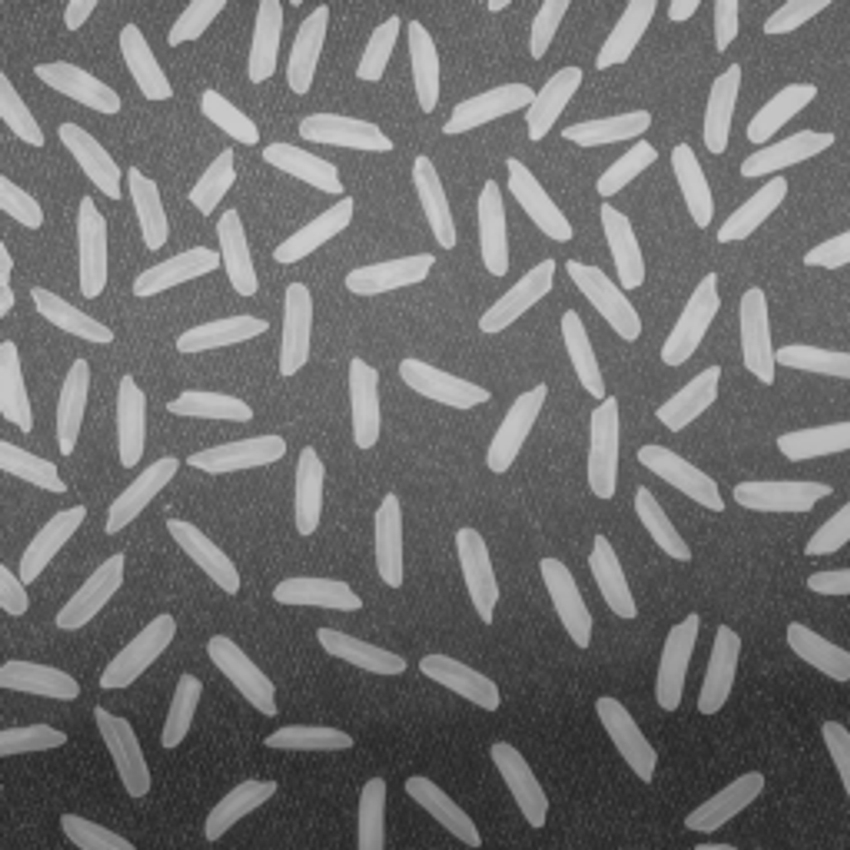
#> input picture images/gray/rice.jpg, 850 x 850 px
$ python example_8_cc.py   (older library calls are emulated)
#> lines starting #> are read from the running program, lines starting #| are printed output that depends on the picture; after the words box and inside, x2 and y2 are one past the last pixel; in counts of white or black regions, pixels touching at a corner belong together
### pai_basis/pai_io.py
'''
Created on Aug 1, 2019

@author: jsaavedr
io functions
'''
import skimage.io as skio
import numpy as np
import basis

def imread(filename, as_gray = False):
#> called with filename = '../images/gray/rice.jpg', as_gray = True
    image = skio.imread(filename, as_gray = as_gray)
#> image is the input picture: shape (850, 850); min 36, max 207, mean 111.3
    if image.dtype == np.float64 :
        image = basis.to_uint8(image)
    return image

### pai_basis/basis.py
'''
pai_basic.basis module
A set of basic functions to operate on gray-scale images
@author: jsaavedr
'''
import numpy as np
import scipy.ndimage.filters as nd_filters

#get histogram of an image
def get_histogram(gray_im):
    h=np.zeros(256, dtype=np.float32)
    for i in range(gray_im.shape[0]):
        for j in range(gray_im.shape[1]):
            h[gray_im[i,j]]+=1.0
    return h
#----------------------------------------------
def threshold(gray_im, th):
    bin_im = np.zeros(gray_im.shape, np.uint8)
    bin_im[gray_im>=th]=1
    return bin_im
#----------------------------------------------
#compute accum
def get_accum(histogram, length=256):
    accum=np.zeros(length)
    accum[0]=histogram[0]
    for i in range(1,length):
        accum[i]=accum[i-1]+histogram[i]
    return accum

#det otsu
def get_threshold_otsu(gray_im):
    h = get_histogram(gray_im)
#> h = 256 values, max 16884 at index 104, min 0 at index 0, mean 2822.3
    h = h / np.sum(h)
#> h = 256 values, max 0.0234 at index 104, min 0 at index 0, mean 0.00391
    accum = get_accum(h)
#> after the loop in get_accum, `for i in range(1,length):`: accum = 256 values from 0 to 1
#> accum = 256 values from 0 to 1
    media_t = np.zeros(256,  np.float32)
    #compute media for each t in [0..255]
    for i in range(0,256):
        media_t[i] = media_t[i-1] + i*h[i]
#> after the loop, media_t = 256 values from 0 to 111.3
    mu = media_t[255]
#> mu = 111.3
    best_t = 0
    best_val = 0
    eps = 0.0001
    for t in range(1,256):
        w0 = accum[t]
        w1 = 1.0 - w0
        mu_0 = media_t[t] / (w0 + eps)
        mu_1 = (mu - media_t[t]) / (w1 + eps)
        val = w0*(mu_0 - mu)*(mu_0 - mu) + w1*(mu_1 - mu)*(mu_1 - mu)
        if val > best_val:
            best_val = val
            best_t = t
#> this loop made 255 passes
#> (w0, w1, mu_0, mu_1, val, best_val) on passes 1, 36, 37, 38, 39, 40, 41, 42, 43, 44, 45, 46: (0, 1, 0, 111.3, 0.000124, 0.000124), (1.38e-06, 1, 0.491, 111.3, 0.0171, 0.0171), (2.77e-06, 1, 0.983, 111.3, 0.0338, 0.0338), (9.69e-06, 1, 3.32, 111.3, 0.113, 0.113), (6.92e-05, 1, 15.87, 111.3, 0.63, 0.63), (0.000306, 1, 29.94, 111.3, 2.03, 2.03), (0.000905, 0.999, 36.53, 111.4, 5.06, 5.06), (0.00203, 0.998, 39.42, 111.4, 10.52, 10.52), (0.00376, 0.996, 41.02, 111.6, 18.65, 18.65), (0.00651, 0.993, 42.26, 111.7, 31.2, 31.2), (0.0104, 0.99, 43.28, 112, 48.7, 48.7), (0.0156, 0.984, 44.17, 112.4, 71.26, 71.26)
#> (w0, w1, mu_0, mu_1, val) on passes 2 to 7: (0, 1, 0, 111.3, 0.000124), (0, 1, 0, 111.3, 0.000124), (0, 1, 0, 111.3, 0.000124), (0, 1, 0, 111.3, 0.000124), (0, 1, 0, 111.3, 0.000124), (0, 1, 0, 111.3, 0.000124)
#> after the loop, best_t = 131; best_val = 1312.8
    return best_t

#equalization
# [54 lines left out: functions equalize_image, get_gaussian2d, constrast_stretching, to_uint8, add_gaussian_noise, get_borde, not called in this run]

### pai_basis/bw.py
'''
Created on Aug 7, 2019

@author: jsaavedr
'''
import numpy as np
import skimage.measure as measure

# [5 lines left out: function is_valid, not called in this run]


#getCC
def get_ccomponents(bw_image):
    print("--labeling ")
    bw_sets, n_cc = measure.label(bw_image, return_num = True)
    print("--labeling OK")
    cc_list = []
    for i_cc in range(1, n_cc+1):
        inds=np.where(bw_sets == i_cc)
        points = list(zip(inds[0].tolist(), inds[1].tolist()))
        min_y = inds[0].min()
        max_y = inds[0].max()
        min_x = inds[1].min()
        max_x = inds[1].max()
        bbox = (min_y, min_x, max_y - min_y + 1, max_x - min_x + 1)
        boundary = get_boundary(points)
        cc_list.append({'id': i_cc,
                        'points' : points,
                        'size': len(points),
                        'bbox': bbox,
                        'boundary': boundary})
    return cc_list

# remove components with size < target_size
def remove_small_components(cc_list, target_size):
    to_keep = []
    for i, cc in enumerate(cc_list):
        if (cc['size'] >= target_size):
            to_keep.append(i)
    new_cc_list = [cc_list[index] for index in to_keep]
    return new_cc_list

def cc2image(cc_list, image_shape, type='points'):
    '''
    cc_list : the list of connected components
    image_shape: the target shape
    type : 'points' or 'boundary'
    '''
    image = np.zeros(image_shape)
    for cc in cc_list:
        rows, cols = zip(*cc[type])
        image[rows, cols] = 1
    return image

# digital topology: getBoundary
def get_boundary(cc_points):
    #print (cc_points)
    if len(cc_points) == 1:
        return cc_points
    rows = [p[0] for p in cc_points]
    cols = [p[1] for p in cc_points]

    min_x = np.min(cols)
    min_y = np.min(rows)
    max_x = np.max(cols)
    max_y = np.max(rows)

    height = max_y - min_y + 1 + 2
    width = max_x - min_x + 1 + 2

    # creating a simple representation of the component
    cc_array = np.zeros([height, width], np.float32)
    # cc_rows and cc_cols with respect to the cc's size
    cc_rows = rows - min_y + 1
    cc_cols = cols - min_x + 1
    cc_array[ cc_rows, cc_cols ] = 1
    #print(cc_array)
    #neighbors
    l_r=[ 0, -1, -1, -1, 0, 1, 1,  1]
    l_c=[-1, -1,  0,  1, 1, 1, 0, -1]
    i = cc_rows[0]
    j = cc_cols[0]
    end = False
    p1_set = False
    P = (i,j)
    contour = [P]
    # first point is P
    # point at  right is Q
    idx_q = 0
    P0 = P
    P1 = (-1,-1)
    #Q0 = (i + l_r[0], j + l_c[0])
    while not end:
        Pant = P
        i = P[0]
        j = P[1]
        idx = idx_q
        #print("{} {} {} ".format(i,j,idx))
        #-------------------------------------------------------
        # moving  Q  P until Q=0 and P=1
        P = (i + l_r[idx], j + l_c[idx])
        Q = (i + l_r[ (idx -1 + 8) % 8], j + l_c[(idx -1 + 8) % 8])
        while cc_array[P] != 1  or cc_array[Q] != 0 :
            idx = (idx + 1 ) % 8
            Q = P
            P = (i + l_r[ idx ], j + l_c[ idx ])
        #-------------------------------------------------------
        #redefining the position of Q with respect to P
        if P[0] - Q[0] > 0 :
            idx_q = 2
        elif P[0] - Q[0] < 0 :
            idx_q = 6
        elif P[1] - Q[1] > 0:
            idx_q = 0
        elif P[1] - Q[1] < 0:
            idx_q = 4
        else:
            raise  ValueError("something wrong")
        # stop condition
        if P == P1 and Pant == P0:
            end = True
        else:
            contour.append(P)
        if not p1_set :
            P1 = P
            p1_set = True

    # getting back to the real coordinates
    rows_p = [p[0] for p in contour ]
    cols_p = [p[1] for p in contour ]
    rows_p = rows_p + min_y - 1
    cols_p = cols_p + min_x - 1
    contour = list(zip(rows_p, cols_p))
    return contour

### pai_basis/example_8_cc.py
'''
Created on Aug 8, 2019

@author: jsaavedr
'''

import basis
import pai_io
import bw
import skimage.measure as measure
import matplotlib.pyplot as plt
import scipy.ndimage.morphology as morph
if __name__ == '__main__' :
    filename ='../images/gray/rice.jpg'
    image=pai_io.imread(filename, as_gray = True)
    #image processing
    th_otsu = basis.get_threshold_otsu(image)
#> th_otsu = 131
    bin_image = basis.threshold(image, th_otsu)
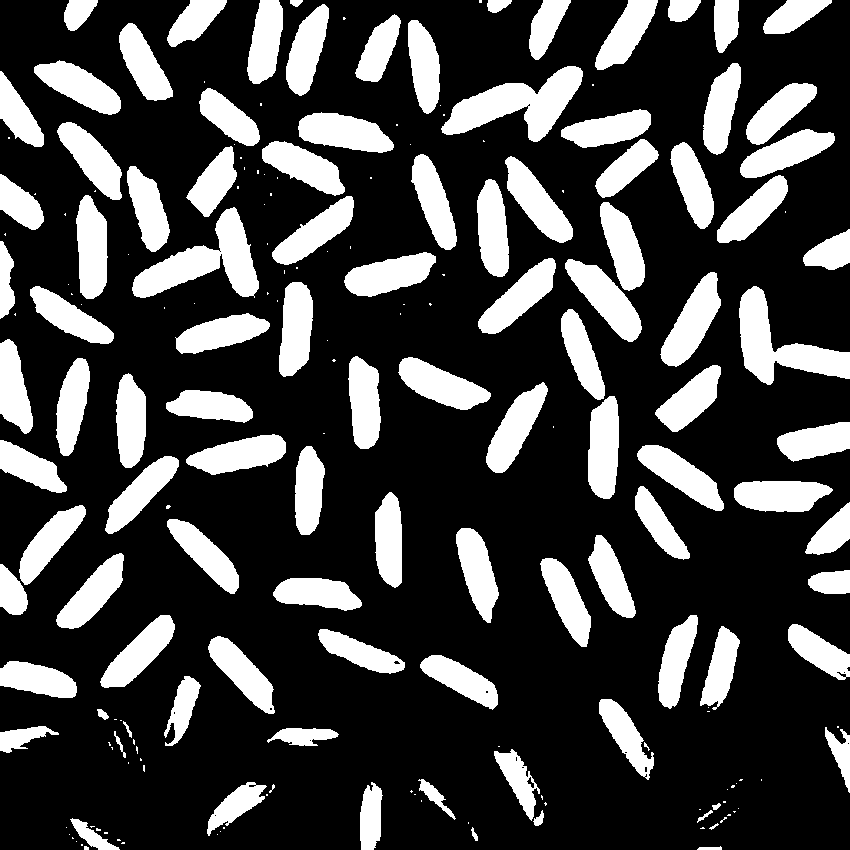
#> bin_image: shape (850, 850); values 0 (black) and 1 (white), 26.2% white; 202 white regions (97 under 20 px), largest, box (x1, y1, x2, y2) and area: (441, 66, 583, 142) 4838, (132, 207, 259, 298) 4773, (739, 286, 850, 385) 4398
    cc_list = bw.get_ccomponents(bin_image)
#> in get_ccomponents, `bw_sets, n_cc = measure.label(bw_image, return_num = True)`:
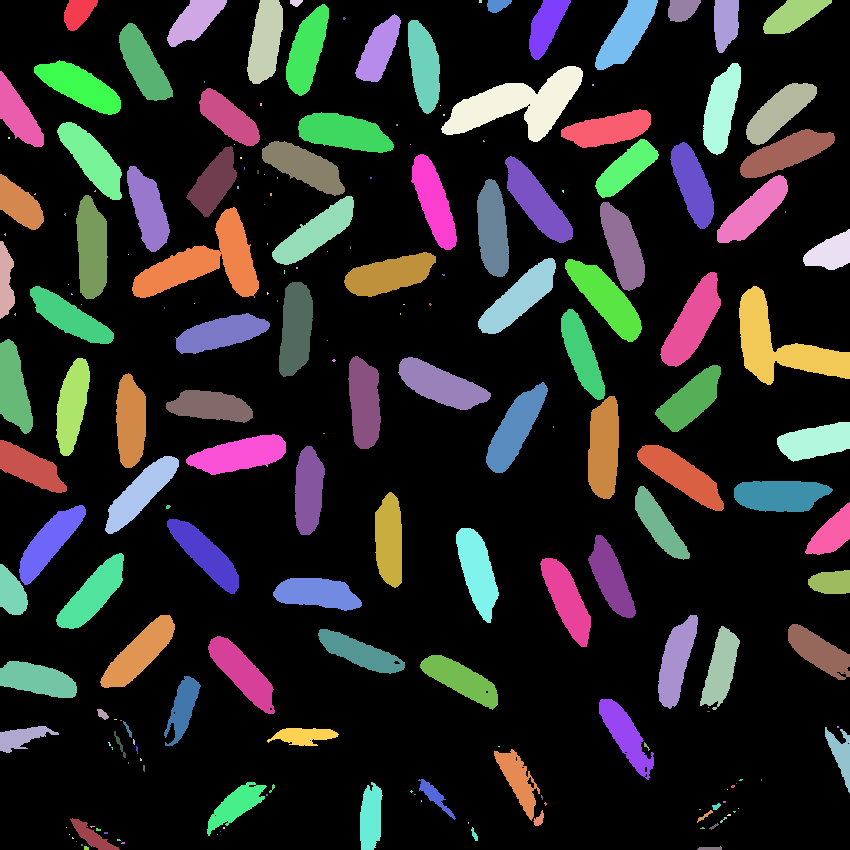
#> bw_sets: shape (850, 850) int64; 203 distinct labels, from 0 to 202; one colour per label, 0 black
#> in get_ccomponents, `bw_sets, n_cc = measure.label(bw_image, return_num = True)`: n_cc = 202
#> the loop in get_ccomponents, `for i_cc in range(1, n_cc+1):` made 202 passes
    cc_list = bw.remove_small_components(cc_list, 50)
    bin_image1 = bw.cc2image(cc_list, image.shape)
#> the loop in cc2image, `for cc in cc_list:` made 100 passes
#> after the loop in cc2image, `for cc in cc_list:`:
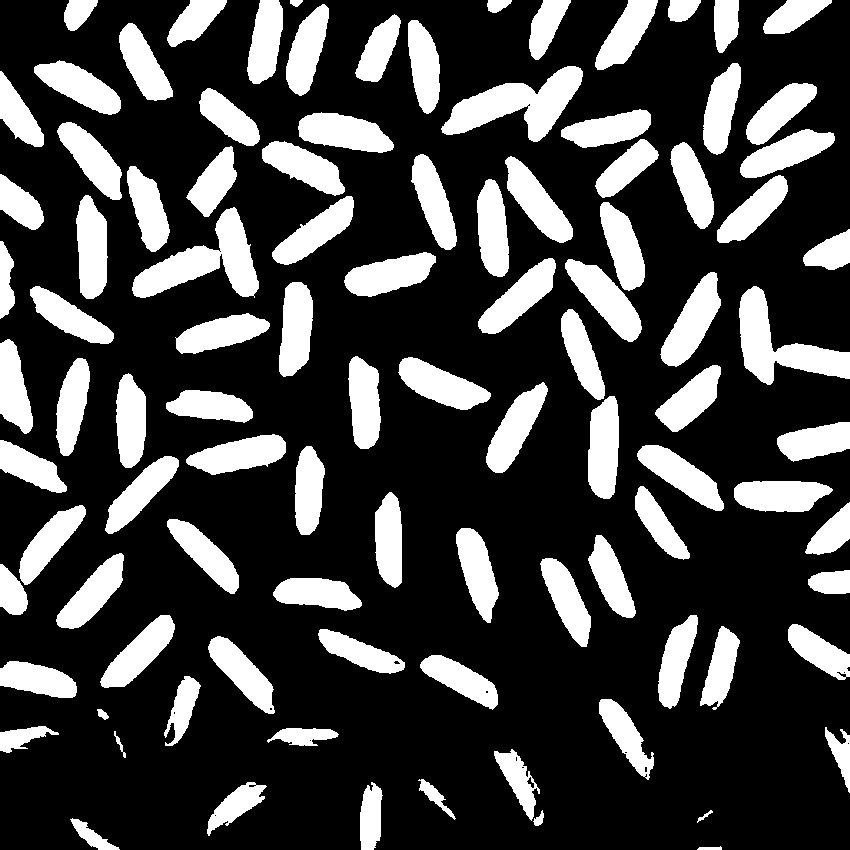
#> image: shape (850, 850) float64; values 0 (black) and 1 (white), 26.1% white; 100 white regions, largest, box (x1, y1, x2, y2) and area: (441, 66, 583, 142) 4838, (132, 207, 259, 298) 4773, (739, 286, 850, 385) 4398
    bin_image1 = morph.binary_fill_holes(bin_image1)
#> bin_image1: shape (850, 850) bool; 26.1% white; 100 white regions, largest, box (x1, y1, x2, y2) and area: (441, 66, 583, 142) 4841, (132, 207, 259, 298) 4774, (739, 286, 850, 385) 4398
    labels, ncc = measure.label(bin_image1, return_num = True)
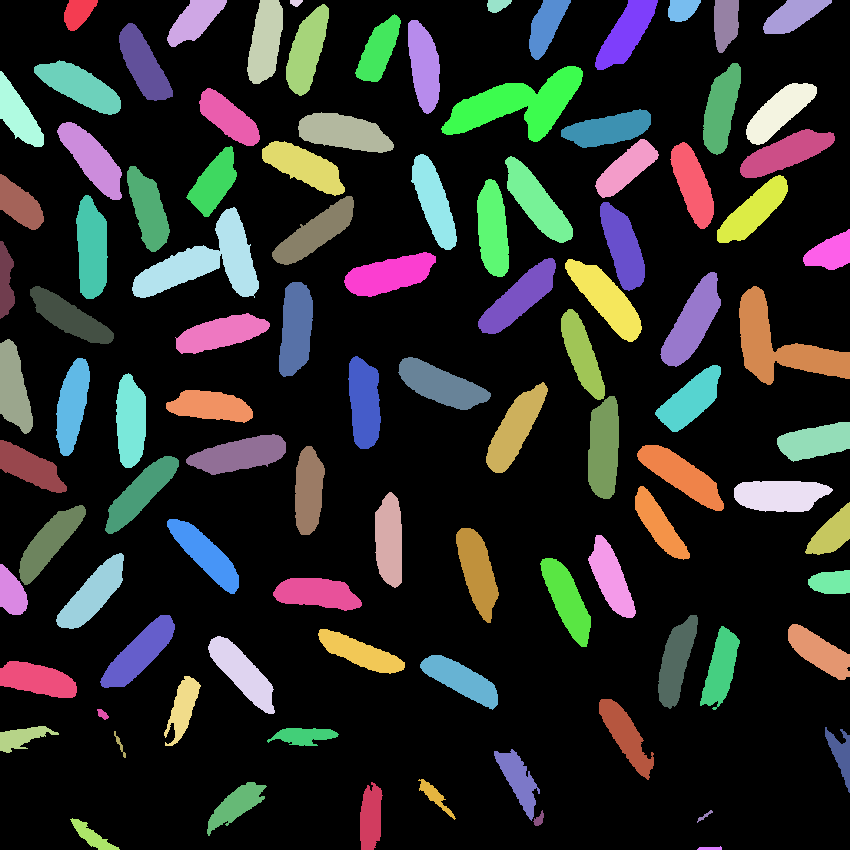
#> labels: shape (850, 850) int32; 101 distinct labels, from 0 to 100; one colour per label, 0 black
    print('nc : {}'.format(ncc))
#| nc : 100
    fig, xs = plt.subplots(1,3)
    for i in range(3):
        xs[i].set_axis_off()
    xs[0].imshow(image, cmap = 'gray')
    xs[0].set_title('Image')
    xs[1].imshow(bin_image1, cmap = 'gray')
    xs[1].set_title('Binary')
    xs[2].imshow(labels, cmap = 'jet')
    xs[2].set_title('Labels nc:{}'.format(ncc))
    plt.show()

$ run again, with images/gray/elephant.jpg copied over images/gray/rice.jpg
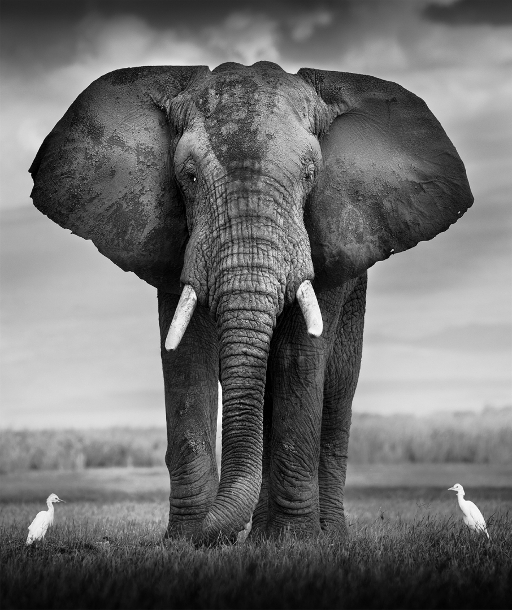
#> input picture images/gray/elephant.jpg, 512 x 610 px
#> in imread, image is the input picture: shape (610, 512); min 0, max 255, mean 109.9
#> in get_threshold_otsu, `h = get_histogram(gray_im)`: h = 256 values, max 2509 at index 198, min 7 at index 250, mean 1220
#> in get_threshold_otsu, `h = h / np.sum(h)`: h = 256 values, max 0.00803 at index 198, min 2.24e-05 at index 250, mean 0.00391
#> after the loop in get_accum, `for i in range(1,length):`: accum = 256 values from 0.00117 to 1
#> after the loop in get_threshold_otsu, `for i in range(0,256):`: media_t = 256 values from 0 to 109.9
#> mu = 109.9
#> the loop in get_threshold_otsu, `for t in range(1,256):` made 255 passes
#> (w0, w1, mu_0, mu_1, val, best_val) on passes 1 to 8: (0.00198, 0.998, 0.39, 110.1, 23.72, 23.72), (0.00266, 0.997, 0.791, 110.2, 31.78, 31.78), (0.00333, 0.997, 1.22, 110.2, 39.44, 39.44), (0.00422, 0.996, 1.79, 110.3, 49.46, 49.46), (0.00537, 0.995, 2.47, 110.4, 62.3, 62.3), (0.00713, 0.993, 3.33, 110.6, 81.48, 81.48), (0.00969, 0.99, 4.29, 110.9, 109.1, 109.1), (0.013, 0.987, 5.22, 111.2, 143.9, 143.9)
#> after the loop in get_threshold_otsu, `for t in range(1,256):`: best_t = 115; best_val = 3105.9
#> th_otsu = 115
#> `bin_image = basis.threshold(image, th_otsu)`:
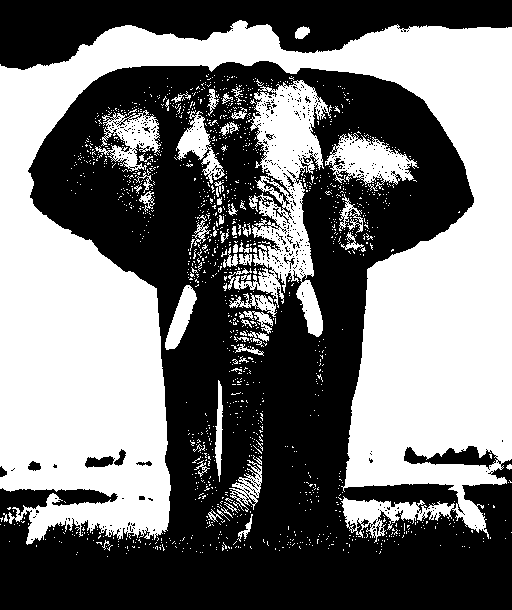
#> bin_image: shape (610, 512); values 0 (black) and 1 (white), 45.6% white; 1426 white regions (1365 under 20 px), largest, box (x1, y1, x2, y2) and area: (0, 20, 512, 545) 117587, (228, 80, 332, 337) 10092, (325, 133, 419, 191) 2630
#> bw_sets: shape (610, 512) int64; 1427 distinct labels, from 0 to 1426
#> n_cc = 1426
#> the loop in get_ccomponents, `for i_cc in range(1, n_cc+1):` made 1426 passes
#> the loop in cc2image, `for cc in cc_list:` made 32 passes
#> bin_image1: shape (610, 512) bool; 45.7% white; 32 white regions, largest, box (x1, y1, x2, y2) and area: (0, 20, 512, 545) 119576, (228, 80, 332, 337) 11341, (325, 133, 419, 191) 2938
#> `labels, ncc = measure.label(bin_image1, return_num = True)`:
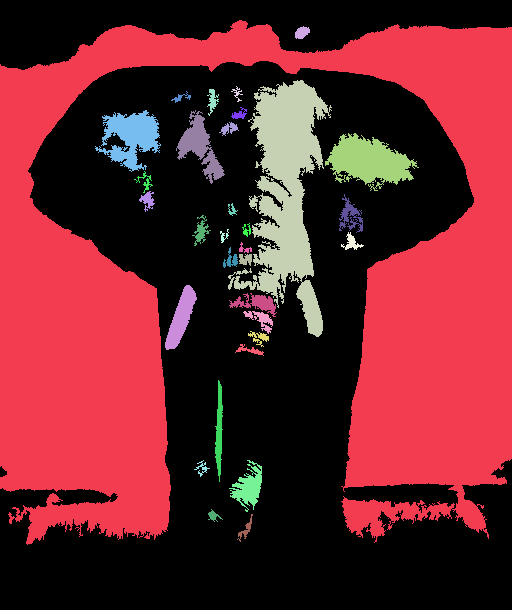
#> labels: shape (610, 512) int32; 33 distinct labels, from 0 to 32; one colour per label, 0 black
#| nc : 32

$ run again, with images/gray/im_1.jpg copied over images/gray/rice.jpg
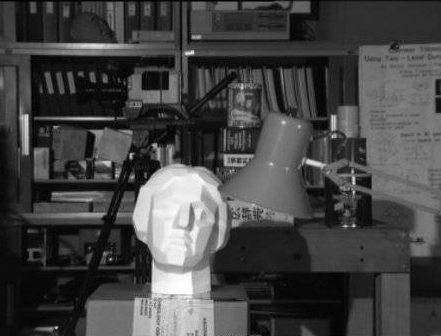
#> input picture images/gray/im_1.jpg, 441 x 336 px
#> in imread, image is the input picture: shape (336, 441); min 0, max 255, mean 68.7
#> in get_threshold_otsu, `h = get_histogram(gray_im)`: h = 256 values, max 2696 at index 11, min 30 at index 253, mean 578.8
#> in get_threshold_otsu, `h = h / np.sum(h)`: h = 256 values, max 0.0182 at index 11, min 0.000202 at index 253, mean 0.00391
#> after the loop in get_accum, `for i in range(1,length):`: accum = 256 values from 0.000655 to 1
#> after the loop in get_threshold_otsu, `for i in range(0,256):`: media_t = 256 values from 0 to 68.69
#> mu = 68.69
#> the loop in get_threshold_otsu, `for t in range(1,256):` made 255 passes
#> (w0, w1, mu_0, mu_1, val, best_val) on passes 1 to 8: (0.00107, 0.999, 0.353, 68.75, 4.98, 4.98), (0.00157, 0.998, 0.847, 68.79, 7.22, 7.22), (0.00222, 0.998, 1.45, 68.83, 10.06, 10.06), (0.00323, 0.997, 2.22, 68.9, 14.29, 14.29), (0.00514, 0.995, 3.24, 69.02, 22.14, 22.14), (0.00959, 0.99, 4.51, 69.3, 39.88, 39.88), (0.0187, 0.981, 5.71, 69.88, 75.53, 75.53), (0.0317, 0.968, 6.65, 70.71, 126.1, 126.1)
#> after the loop in get_threshold_otsu, `for t in range(1,256):`: best_t = 87; best_val = 1961.8
#> th_otsu = 87
#> bin_image: shape (336, 441); values 0 (black) and 1 (white), 30.8% white; 193 white regions (133 under 20 px), largest, box (x1, y1, x2, y2) and area: (86, 113, 306, 336) 21705, (297, 44, 441, 256) 13732, (13, 2, 162, 56) 1734
#> in get_ccomponents, `bw_sets, n_cc = measure.label(bw_image, return_num = True)`:
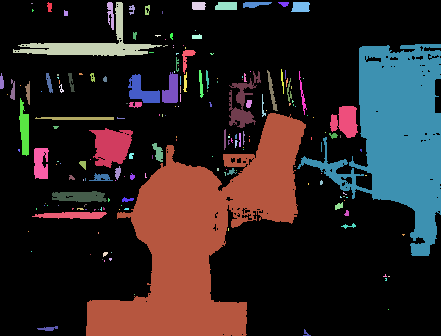
#> bw_sets: shape (336, 441) int64; 194 distinct labels, from 0 to 193; one colour per label, 0 black
#> n_cc = 193
#> the loop in get_ccomponents, `for i_cc in range(1, n_cc+1):` made 193 passes
#> the loop in cc2image, `for cc in cc_list:` made 33 passes
#> bin_image1: shape (336, 441) bool; 30.2% white; 33 white regions, largest, box (x1, y1, x2, y2) and area: (86, 113, 306, 336) 21890, (297, 44, 441, 256) 13980, (13, 2, 162, 56) 1749
#> `labels, ncc = measure.label(bin_image1, return_num = True)`:
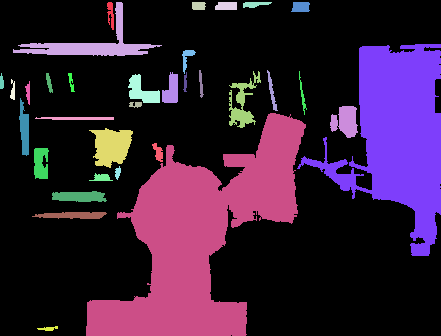
#> labels: shape (336, 441) int32; 34 distinct labels, from 0 to 33; one colour per label, 0 black
#| nc : 33
